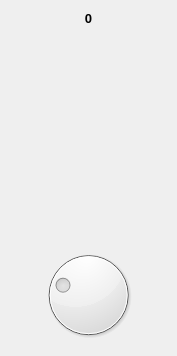
<?xml version="1.0" encoding="UTF-8"?>
<ui version="4.0">
 <class>Window</class>
 <widget class="QWidget" name="Window">
  <property name="geometry">
   <rect>
    <x>0</x>
    <y>0</y>
    <width>177</width>
    <height>356</height>
   </rect>
  </property>
  <property name="windowTitle">
   <string>Form</string>
  </property>
  <layout class="QGridLayout" name="gridLayout">
   <item row="0" column="0">
    <layout class="QVBoxLayout" name="verticalLayout">
     <item>
      <widget class="QLabel" name="dialValueDisplay">
       <property name="font">
        <font>
         <pointsize>10</pointsize>
         <bold>true</bold>
         <kerning>true</kerning>
        </font>
       </property>
       <property name="text">
        <string>0</string>
       </property>
       <property name="alignment">
        <set>Qt::AlignCenter</set>
       </property>
      </widget>
     </item>
     <item>
      <widget class="_Bar" name="powerbarWidget" native="true">
       <property name="sizePolicy">
        <sizepolicy hsizetype="MinimumExpanding" vsizetype="MinimumExpanding">
         <horstretch>0</horstretch>
         <verstretch>0</verstretch>
        </sizepolicy>
       </property>
      </widget>
     </item>
     <item>
      <widget class="QDial" name="dial">
       <property name="maximum">
        <number>100</number>
       </property>
       <property name="value">
        <number>27</number>
       </property>
      </widget>
     </item>
    </layout>
   </item>
  </layout>
 </widget>
 <customwidgets>
  <customwidget>
   <class>_Bar</class>
   <extends>QWidget</extends>
   <header>Bar</header>
   <container>1</container>
  </customwidget>
 </customwidgets>
 <resources/>
 <connections>
  <connection>
   <sender>dial</sender>
   <signal>valueChanged(int)</signal>
   <receiver>dialValueDisplay</receiver>
   <slot>setNum(int)</slot>
   <hints>
    <hint type="sourcelabel">
     <x>79</x>
     <y>308</y>
    </hint>
    <hint type="destinationlabel">
     <x>94</x>
     <y>21</y>
    </hint>
   </hints>
  </connection>
  <connection>
   <sender>dial</sender>
   <signal>valueChanged(int)</signal>
   <receiver>powerbarWidget</receiver>
   <slot>update()</slot>
   <hints>
    <hint type="sourcelabel">
     <x>138</x>
     <y>284</y>
    </hint>
    <hint type="destinationlabel">
     <x>145</x>
     <y>194</y>
    </hint>
   </hints>
  </connection>
 </connections>
</ui>
